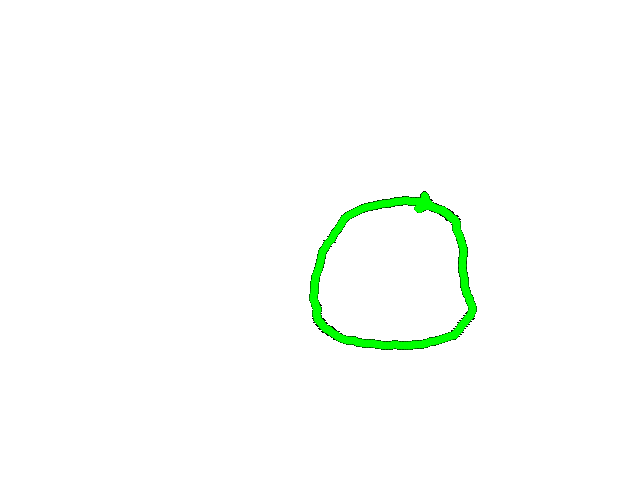
#> input picture dibujos/AirDraw_20261113_175118_019154800.png, 640 x 480 px
$ python -i procesar_figuras.py   (imports and definitions only)
#> lines starting #> are read from the running program, lines starting #| are printed output that depends on the picture; after the words box and inside, x2 and y2 are one past the last pixel; in counts of white or black regions, pixels touching at a corner belong together
#> further down, picture is the input picture: shape (480, 640, 3); mean B, G, R 251.2, 254.5, 251.2
import cv2
import numpy as np


def extraer_caracteristicas(imagen):
    """Convierte un dibujo sobre fondo blanco en medidas de su contorno."""
    if imagen is None:
        raise ValueError("No se pudo leer la imagen.")

    # Separar del fondo los trazos, sin importar su color.
    mascara = (imagen.min(axis=2) < 215).astype(np.uint8) * 255
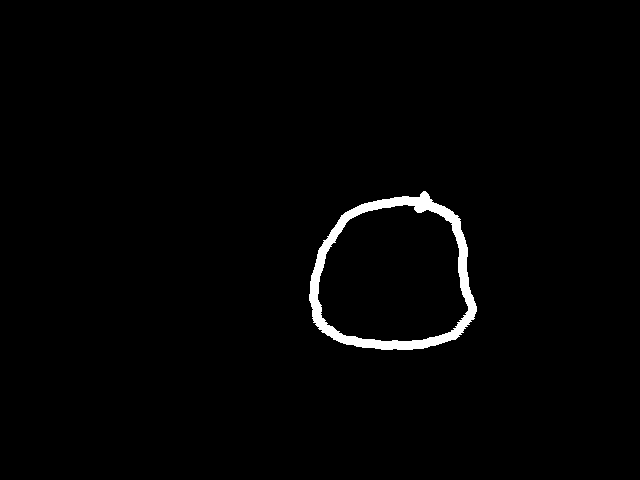
#> mascara: shape (480, 640); 1.5% white; 1 white region, box (x1, y1, x2, y2) and area: (309, 191, 477, 350) 4625
    puntos = cv2.findNonZero(mascara)
#> puntos = contour of 4625 points, box (x1, y1, x2, y2) (309, 191, 477, 350), area 3584

    if puntos is None or cv2.countNonZero(mascara) < 30:
        raise ValueError("Dibuja una figura antes de presionar R.")

    x, y, ancho, alto = cv2.boundingRect(puntos)
#> x = 309; y = 191; ancho = 168; alto = 159
    if min(ancho, alto) < 12:
        raise ValueError("Dibuja una figura más grande y completa.")

    # La envolvente rodea el trazo y tolera pequeñas aberturas.
    contorno = cv2.convexHull(puntos)
#> contorno = contour of 39 points, box (x1, y1, x2, y2) (309, 191, 477, 350), area 21234
    area = cv2.contourArea(contorno)
#> area = 21234.5
    perimetro = cv2.arcLength(contorno, True)
#> perimetro = 529.1

    if area < 80 or perimetro == 0:
        raise ValueError("El trazo no tiene suficiente área.")

    # El rectángulo puede girar con la figura.
    _, (lado_a, lado_b), _ = cv2.minAreaRect(contorno)
#> lado_a = 164.2; lado_b = 155.2
    area_rectangulo = lado_a * lado_b
#> area_rectangulo = 25482.3

    if area_rectangulo <= 0:
        raise ValueError("No se pudo medir la figura.")

    caracteristicas = [
        4 * np.pi * area / perimetro**2,
        area / area_rectangulo,
        min(lado_a, lado_b) / max(lado_a, lado_b),
    ]
#> caracteristicas = [0.953, 0.833, 0.945]

    # Medir esquinas con varias tolerancias, porque el trazo es manual.
    for tolerancia in (0.015, 0.025, 0.04, 0.06):
        poligono = cv2.approxPolyDP(
            contorno, tolerancia * perimetro, True
        )
        caracteristicas.append(len(poligono))
#> this loop made 4 passes
#> poligono on pass 4: [[474, 318], [333, 339], [318, 250], [425, 191]]
#> after the loop, caracteristicas = [0.953, 0.833, 0.945, 9, 8, 6, 4]

    return np.array(caracteristicas, dtype=np.float32)

>>> import cv2
>>> picture = cv2.imread('dibujos/AirDraw_20261113_175118_019154800.png')
>>> result = extraer_caracteristicas(picture)
#> result = [0.953, 0.833, 0.945, 9, 8, 6, 4]

$ run again, on dibujos/AirDraw_20261113_175136_044192100.png
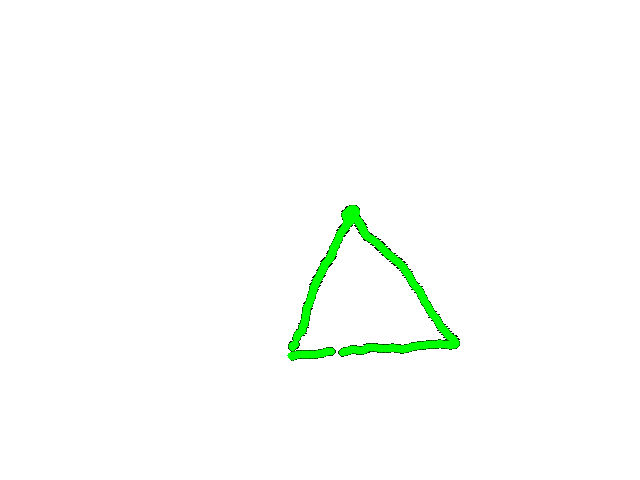
#> input picture dibujos/AirDraw_20261113_175136_044192100.png, 640 x 480 px
#> picture is the input picture: shape (480, 640, 3); mean B, G, R 251.2, 254.5, 251.2
#> in extraer_caracteristicas, `mascara = (imagen.min(axis=2) < 215).astype(np.uint8) * 255`:
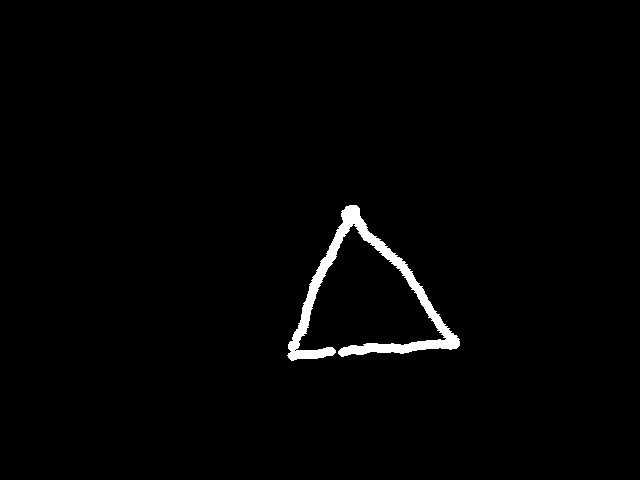
#> mascara: shape (480, 640); 1.5% white; 1 white region, box (x1, y1, x2, y2) and area: (287, 205, 460, 361) 4562
#> puntos = contour of 4562 points, box (x1, y1, x2, y2) (287, 205, 460, 361), area 6114
#> x = 287; y = 205; ancho = 173; alto = 156
#> contorno = contour of 20 points, box (x1, y1, x2, y2) (287, 205, 460, 361), area 15424
#> area = 15424
#> perimetro = 523
#> lado_a = 172.7; lado_b = 151.1
#> area_rectangulo = 26095.6
#> in extraer_caracteristicas, `caracteristicas = [ 4 * np.pi * area / perimetro**2, area / area_recta..`: caracteristicas = [0.709, 0.591, 0.875]
#> the loop in extraer_caracteristicas, `for tolerancia in (0.015, 0.025, 0.04, 0.06):` made 4 passes
#> poligono on passes 1 to 4: [[456, 348], [288, 357], [346, 206], [407, 264]], [[456, 348], [288, 357], [346, 206]], [[456, 348], [288, 357], [346, 206]], [[456, 348], [288, 357], [346, 206]]
#> after the loop in extraer_caracteristicas, `for tolerancia in (0.015, 0.025, 0.04, 0.06):`: caracteristicas = [0.709, 0.591, 0.875, 4, 3, 3, 3]

$ run again, on dibujos/AirDraw_20261119_133110_274045900.png
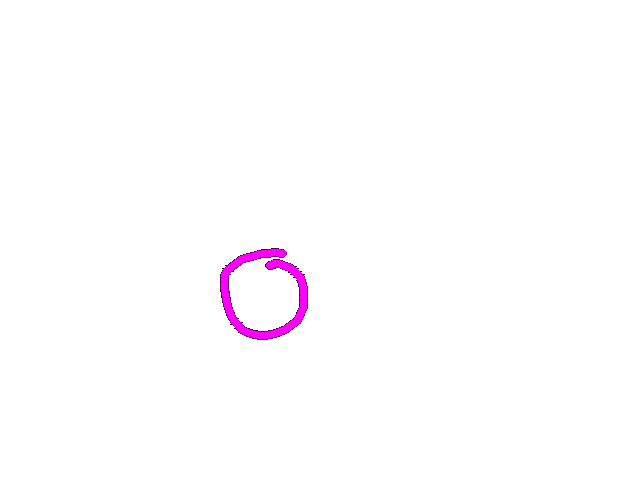
#> input picture dibujos/AirDraw_20261119_133110_274045900.png, 640 x 480 px
#> picture is the input picture: shape (480, 640, 3); mean B, G, R 254.7, 253, 254.7
#> in extraer_caracteristicas, `mascara = (imagen.min(axis=2) < 215).astype(np.uint8) * 255`:
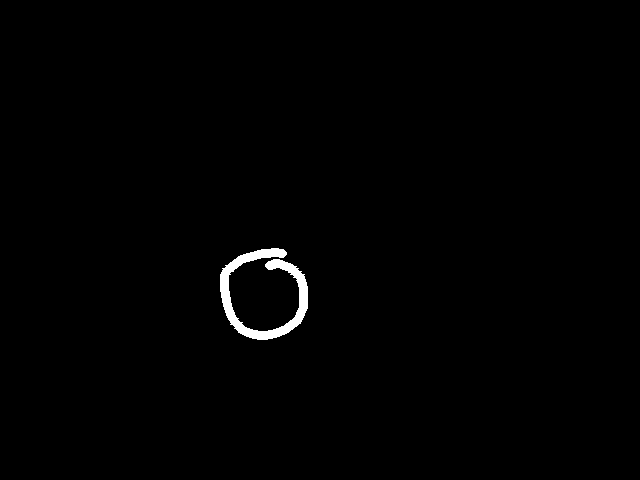
#> mascara: shape (480, 640); 0.78% white; 1 white region, box (x1, y1, x2, y2) and area: (220, 248, 308, 340) 2396
#> puntos = contour of 2396 points, box (x1, y1, x2, y2) (220, 248, 308, 340), area 521
#> x = 220; y = 248; ancho = 88; alto = 92
#> contorno = contour of 33 points, box (x1, y1, x2, y2) (220, 248, 308, 340), area 6390
#> area = 6390.5
#> perimetro = 286.8
#> lado_a = 86.34; lado_b = 89.01
#> area_rectangulo = 7685.4
#> in extraer_caracteristicas, `caracteristicas = [ 4 * np.pi * area / perimetro**2, area / area_recta..`: caracteristicas = [0.976, 0.832, 0.97]
#> the loop in extraer_caracteristicas, `for tolerancia in (0.015, 0.025, 0.04, 0.06):` made 4 passes
#> poligono on pass 4: [[300, 323], [238, 332], [222, 268], [283, 249]]
#> after the loop in extraer_caracteristicas, `for tolerancia in (0.015, 0.025, 0.04, 0.06):`: caracteristicas = [0.976, 0.832, 0.97, 8, 8, 5, 4]
